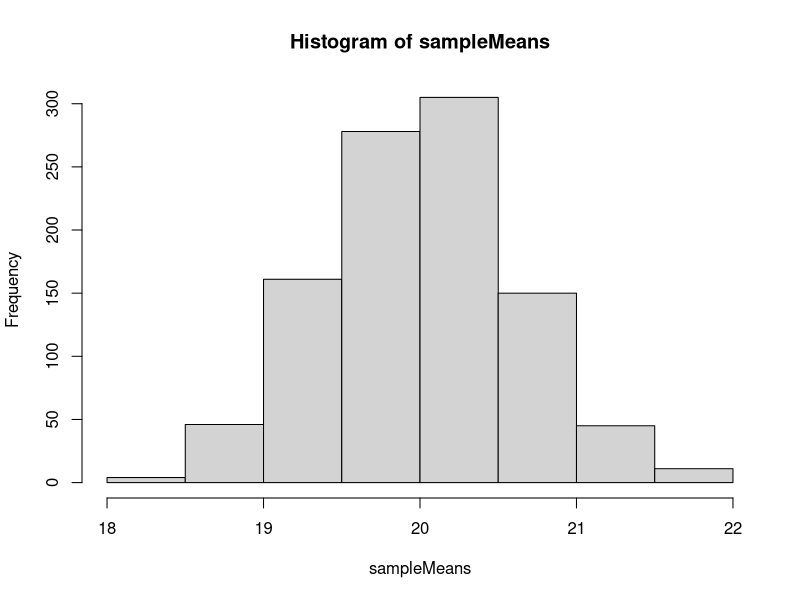
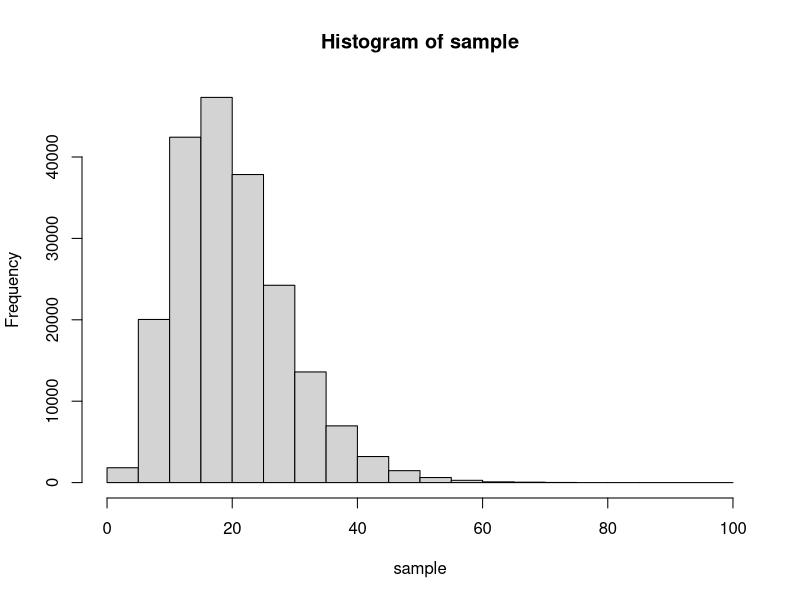

These charts were generated, in order, by the following R code:
n= 200
tests= 1000
samples<-matrix(
	rgamma(n*tests, shape=5, rate=1/4),
	ncol= n
)
sampleMeans<-apply(samples,1,mean)
hist(sampleMeans)
dev.new()
print(summary(sampleMeans))

sample<-rgamma(n*tests, shape=5, rate=1/4)
hist(sample)
print(mean(sample))
print(median(sample))